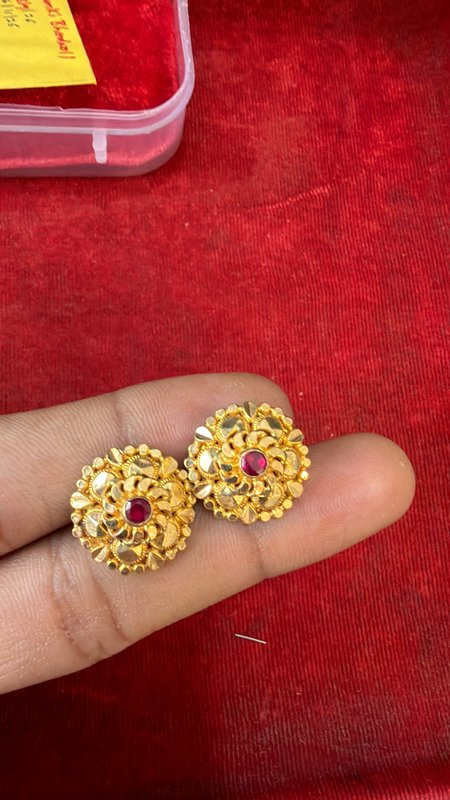
#> input picture scripts/thumbs/01_Earrings_Set_1_0423__IMG_0423.JPG.jpeg.jpg, 450 x 800 px, found by its file name; its folder holds only this picture in this run
$ python feature_matching.py
#> lines starting #> are read from the running program, lines starting #| are printed output that depends on the picture
import os
import cv2
import numpy as np

thumb_dir = os.path.join('scripts', 'thumbs')

# Let's inspect features for each folder in detail
def describe_img(p):
    img = cv2.imread(p)
    h, w = img.shape[:2]
    # Center crop
    crop = img[int(h*0.2):int(h*0.8), int(w*0.2):int(w*0.8)]
    # Color means
    b, g, r = [cv2.mean(crop)[i] for i in range(3)]
    # Edge count
    edges = cv2.Canny(cv2.cvtColor(crop, cv2.COLOR_BGR2GRAY), 50, 150)
    edge_density = np.sum(edges > 0) / (crop.shape[0] * crop.shape[1])
    return f"Size:{w}x{h}, BGR:({b:.0f},{g:.0f},{r:.0f}), Edges:{edge_density:.3f}"

# Let's check ORB feature matching between suspect pairs
orb = cv2.ORB_create(nfeatures=500)
bf = cv2.BFMatcher(cv2.NORM_HAMMING, crossCheck=True)

def match_score(p1, p2):
    img1 = cv2.imread(p1, cv2.IMREAD_GRAYSCALE)
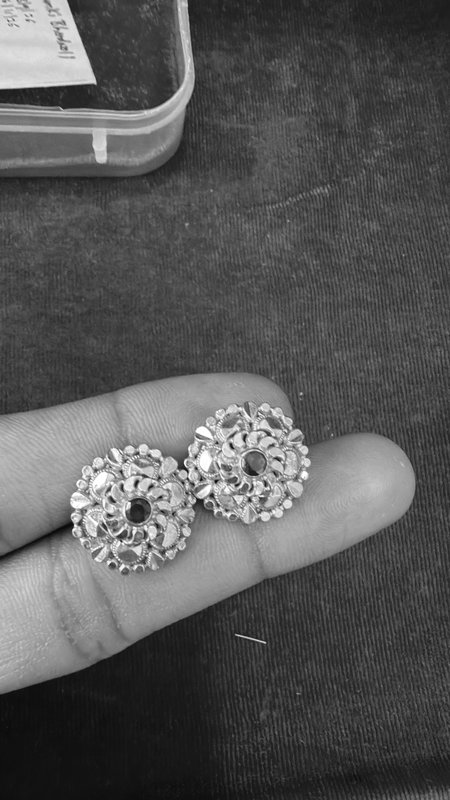
#> img1: shape (800, 450); min 2, max 255, mean 86.9
    img2 = cv2.imread(p2, cv2.IMREAD_GRAYSCALE)
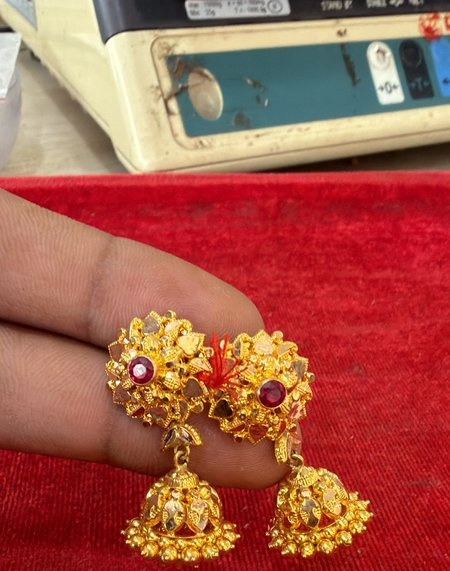
#> input picture scripts/crops/01_Earrings_Set_1_0423__IMG_0428.JPG.jpeg.jpg, 450 x 571 px, found by its file name
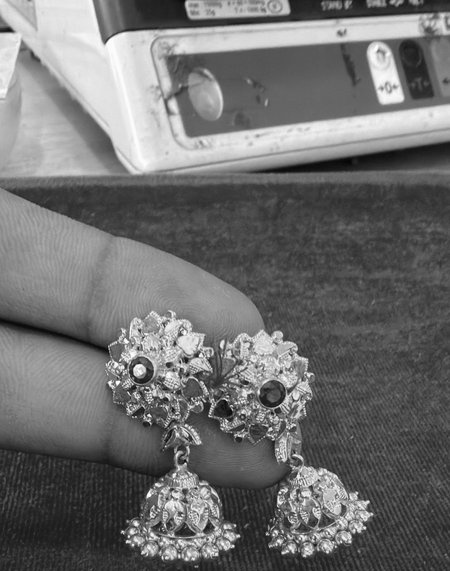
#> img2: shape (571, 450); min 4, max 255, mean 111.6
    kp1, des1 = orb.detectAndCompute(img1, None)
#> kp1 = 500 keypoints; strongest (x, y, size): (187, 471, 31), (267, 487, 31), (73, 525, 31), (236, 485, 31)
    kp2, des2 = orb.detectAndCompute(img2, None)
#> kp2 = 500 keypoints; strongest (x, y, size): (117, 381, 31), (197, 356, 31), (280, 492, 31), (200, 355, 31)
    if des1 is None or des2 is None or len(des1) < 10 or len(des2) < 10:
        return 0, 0
    matches = bf.match(des1, des2)
#> matches = 173 matches
    good = [m for m in matches if m.distance < 45]
#> good = []
    return len(matches), len(good)

# Check pairs of interest
checks = [
    # Compare 01_Earrings_Set_1 photos
    ("01_Earrings_Set_1_0423__IMG_0423.JPG.jpeg.jpg", "01_Earrings_Set_1_0423__IMG_0428.JPG.jpeg.jpg"),
    ("01_Earrings_Set_1_0423__IMG_0428.JPG.jpeg.jpg", "01_Earrings_Set_1_0423__IMG_0429.JPG.jpeg.jpg"),
    ("01_Earrings_Set_1_0423__IMG_0428.JPG.jpeg.jpg", "01_Earrings_Set_1_0423__IMG_0431.JPG.jpeg.jpg"),

    # Compare 02_Earrings_Set_2 photos
    ("02_Earrings_Set_2_0437__IMG_0437.JPG.jpeg.jpg", "02_Earrings_Set_2_0437__IMG_0438.JPG.jpeg.jpg"),
    ("02_Earrings_Set_2_0437__IMG_0437.JPG.jpeg.jpg", "02_Earrings_Set_2_0437__IMG_0439.JPG.jpeg.jpg"),
    ("02_Earrings_Set_2_0437__IMG_0437.JPG.jpeg.jpg", "02_Earrings_Set_2_0437__IMG_0440.JPG.jpeg.jpg"),
    ("02_Earrings_Set_2_0437__IMG_0437.JPG.jpeg.jpg", "02_Earrings_Set_2_0437__IMG_0441.JPG.jpeg.jpg"),
    ("02_Earrings_Set_2_0437__IMG_0437.JPG.jpeg.jpg", "02_Earrings_Set_2_0437__IMG_0442.JPG.jpeg.jpg"),
    ("02_Earrings_Set_2_0437__IMG_0437.JPG.jpeg.jpg", "08_Dark_or_Unclear_Review__IMG_0444.HEIC.jpg"),

    # Compare 03_Necklace vs 07_Fabric (0034-0044)
    ("03_Necklace_IMG_0062__IMG_0062.JPG.jpeg.jpg", "07_Fabric_Background_Reference__IMG_0034.HEIC.jpg"),
    ("03_Necklace_IMG_0062__IMG_0062.JPG.jpeg.jpg", "07_Fabric_Background_Reference__IMG_0042.HEIC.jpg"),
    ("07_Fabric_Background_Reference__IMG_0034.HEIC.jpg", "07_Fabric_Background_Reference__IMG_0035.HEIC.jpg"),
    ("07_Fabric_Background_Reference__IMG_0035.HEIC.jpg", "07_Fabric_Background_Reference__IMG_0037.HEIC.jpg"),

    # Compare 05_Ornate_Jewellery_Closeups vs 08_Dark_or_Unclear (0299)
    ("05_Ornate_Jewellery_Closeups_0300__IMG_0300.HEIC.jpg", "05_Ornate_Jewellery_Closeups_0300__IMG_0301.HEIC.jpg"),
    ("05_Ornate_Jewellery_Closeups_0300__IMG_0300.HEIC.jpg", "08_Dark_or_Unclear_Review__IMG_0299.HEIC.jpg"),

    # Compare 06_Chain vs 07_Fabric (0351-0355)
    ("06_Chain_or_Jewellery_on_Grey_0344__IMG_0344.HEIC.jpg", "06_Chain_or_Jewellery_on_Grey_0344__IMG_0345.HEIC.jpg"),
    ("06_Chain_or_Jewellery_on_Grey_0344__IMG_0344.HEIC.jpg", "06_Chain_or_Jewellery_on_Grey_0344__IMG_0350.HEIC.jpg"),
    ("06_Chain_or_Jewellery_on_Grey_0344__IMG_0344.HEIC.jpg", "07_Fabric_Background_Reference__IMG_0351.HEIC.jpg"),
    ("07_Fabric_Background_Reference__IMG_0351.HEIC.jpg", "07_Fabric_Background_Reference__IMG_0352.HEIC.jpg"),
    ("07_Fabric_Background_Reference__IMG_0351.HEIC.jpg", "07_Fabric_Background_Reference__IMG_0355.HEIC.jpg"),

    # Compare 08_Dark IMG_0231 vs 07_Fabric IMG_0235
    ("08_Dark_or_Unclear_Review__IMG_0231.HEIC.jpg", "07_Fabric_Background_Reference__IMG_0235.HEIC.jpg"),

    # Compare 08_Dark IMG_0828 vs 09_Fastening IMG_0839
    ("08_Dark_or_Unclear_Review__IMG_0828.HEIC.jpg", "09_Fastening_or_Extra_View__IMG_0839.JPG.jpeg.jpg")
]

print("=== FEATURE MATCH RESULTS ===")
for f1, f2 in checks:
    p1 = os.path.join(thumb_dir, f1)
    p2 = os.path.join(thumb_dir, f2)
    if os.path.exists(p1) and os.path.exists(p2):
        tot, good = match_score(p1, p2)
#> tot = 173; good = 0
        n1 = f1.replace('__', '/').replace('.jpg', '')
        n2 = f2.replace('__', '/').replace('.jpg', '')
        print(f"{n1:45} <--> {n2:45} | Matches: {tot:3d}, Good: {good:3d}")
#| 01_Earrings_Set_1_0423/IMG_0423.JPG.jpeg      <--> 01_Earrings_Set_1_0423/IMG_0428.JPG.jpeg      | Matches: 173, Good:   0
    else:
        print(f"Missing: {f1} or {f2}")
#> pass 2 of the loop `for f1, f2 in checks:`:
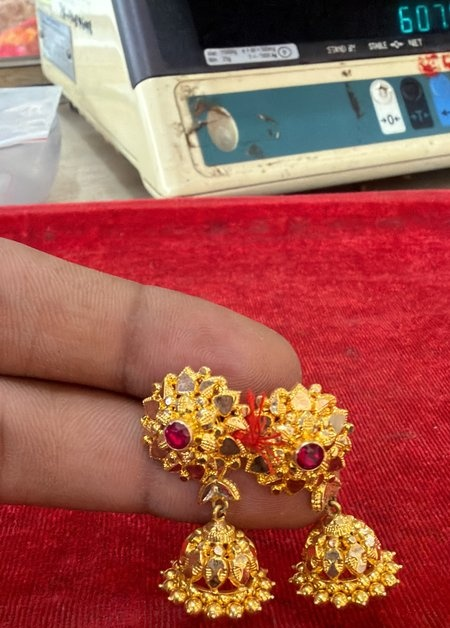
#> input picture scripts/crops/01_Earrings_Set_1_0423__IMG_0429.JPG.jpeg.jpg, 450 x 628 px, found by its file name
#> in match_score (call 2), `img2 = cv2.imread(p2, cv2.IMREAD_GRAYSCALE)`:
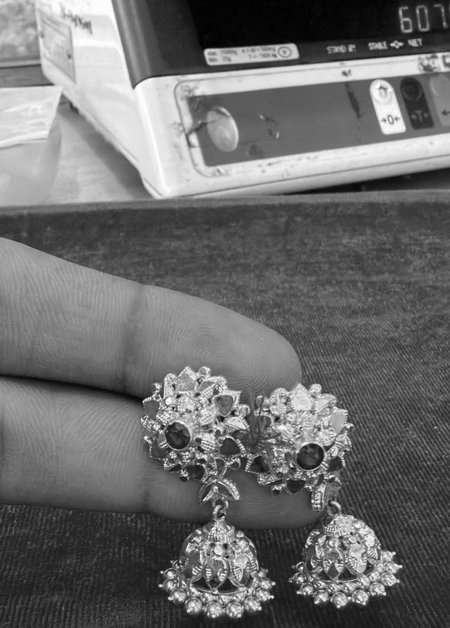
#> img2: shape (628, 450); min 0, max 255, mean 108.5
#> kp1 has the same summary as kp2
#> kp2 = 500 keypoints; strongest (x, y, size): (205, 52, 37.2), (318, 505, 31), (273, 583, 31), (160, 585, 31)
#> matches = 181 matches
#> in match_score (call 2), `good = [m for m in matches if m.distance < 45]`: good = 23 matches
#> `tot, good = match_score(p1, p2)`: tot = 181; good = 23
#| 01_Earrings_Set_1_0423/IMG_0428.JPG.jpeg      <--> 01_Earrings_Set_1_0423/IMG_0429.JPG.jpeg      | Matches: 181, Good:  23
#> pass 3 of the loop `for f1, f2 in checks:`:
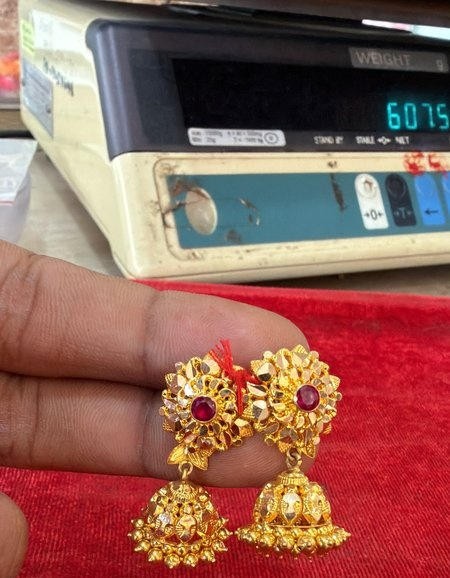
#> input picture scripts/crops/01_Earrings_Set_1_0423__IMG_0431.JPG.jpeg.jpg, 450 x 578 px, found by its file name
#> in match_score (call 3), `img2 = cv2.imread(p2, cv2.IMREAD_GRAYSCALE)`:
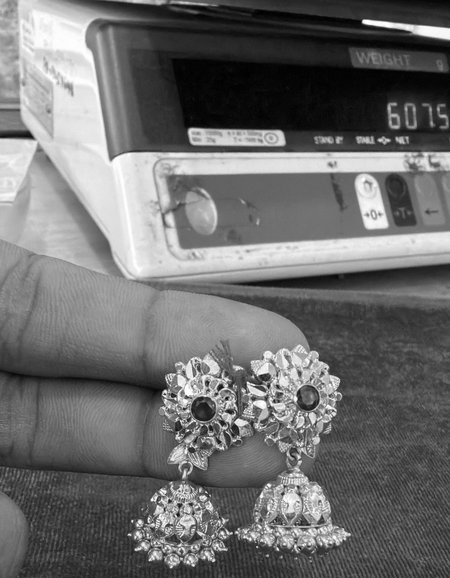
#> img2: shape (578, 450); min 0, max 255, mean 109.8
#> kp2 = 500 keypoints; strongest (x, y, size): (164, 391, 31), (222, 386, 31), (175, 396, 31), (236, 421, 31)
#> matches = 155 matches
#> in match_score (call 3), `good = [m for m in matches if m.distance < 45]`: good = 2 matches
#> `tot, good = match_score(p1, p2)`: tot = 155; good = 2
#| 01_Earrings_Set_1_0423/IMG_0428.JPG.jpeg      <--> 01_Earrings_Set_1_0423/IMG_0431.JPG.jpeg      | Matches: 155, Good:   2
#> the loop made 22 passes; the first 3 are shown
